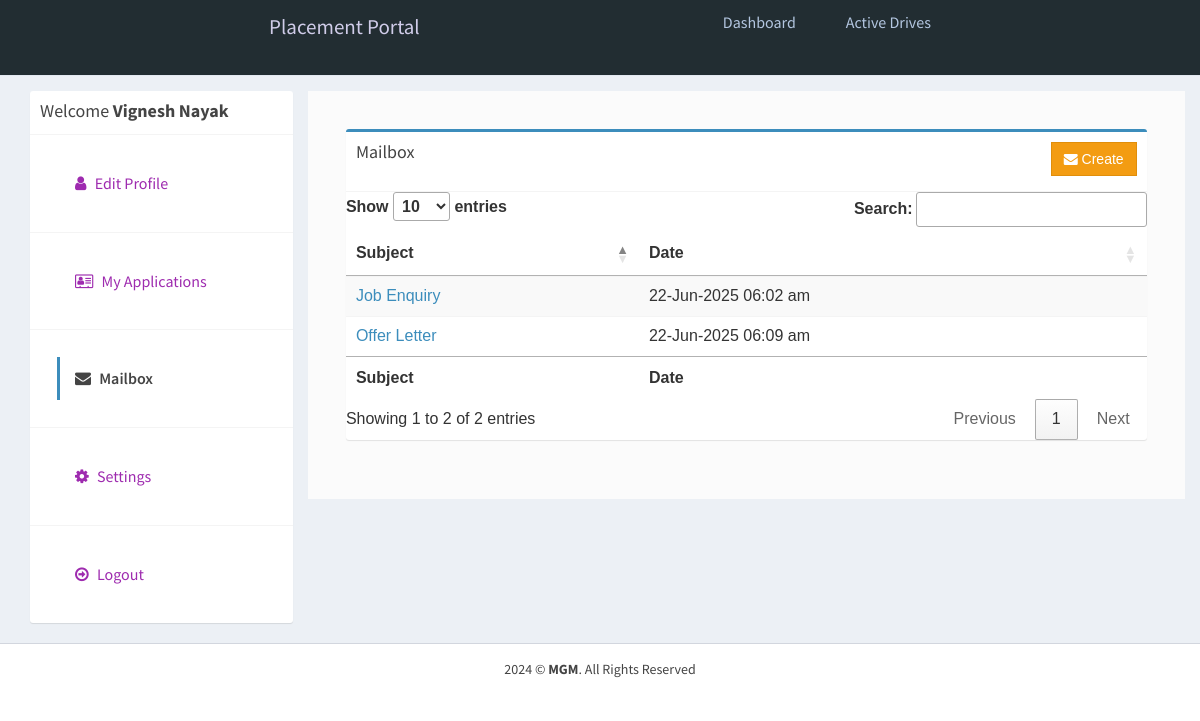
The page /user/mailbox.php (signed in) on the database its author committed.
### tables this page shows
CREATE TABLE IF NOT EXISTS `mailbox` (
  `id_mailbox` int NOT NULL AUTO_INCREMENT,
  `id_fromuser` int NOT NULL,
  `fromuser` varchar(255) NOT NULL,
  `id_touser` int NOT NULL,
  `subject` varchar(255) NOT NULL,
  `message` text NOT NULL,
  `createdAt` timestamp NOT NULL DEFAULT CURRENT_TIMESTAMP,
  PRIMARY KEY (`id_mailbox`)
);

### user/mailbox.php (the view, shortened to what this page needs)
<?php
require_once("../db.php");
?>
<!DOCTYPE html>
<html>
<head>
  <link rel="stylesheet" href="https://cdnjs.cloudflare.com/ajax/libs/twitter-bootstrap/3.3.7/css/bootstrap.min.css">
  <link rel="stylesheet" href="https://cdnjs.cloudflare.com/ajax/libs/font-awesome/4.7.0/css/font-awesome.min.css">
  <link rel="stylesheet" href="https://cdnjs.cloudflare.com/ajax/libs/ionicons/2.0.1/css/ionicons.min.css">
  <link rel="stylesheet" href="../css/AdminLTE.min.css">
  <link rel="stylesheet" href="../css/_all-skins.min.css">
  <link rel="stylesheet" href="../css/custom.css">
  <link rel="stylesheet" href="https://cdn.datatables.net/1.10.15/css/jquery.dataTables.min.css">
</head>
<body class="hold-transition skin-green sidebar-mini">
  <div class="wrapper">
    <?php
    include 'header.php'
    ?>
    <div class="content-wrapper" style="margin-left: 0px;">
      <section id="candidates" class="content-header">
        <div class="container">
          <div class="row">
            <div class="col-md-3">
              <div class="box box-solid">
                <div class="box-header with-border">
                  <h3 class="box-title ">Welcome <b><?php echo $_SESSION['name']; ?></b></h3>
                </div>
                <div class="box-body no-padding">
                  <ul class="nav nav-pills nav-stacked ul1">
                    <li><a href="edit-profile.php"><i class="fa fa-user"></i> Edit Profile</a></li>
                    <li><a href="index.php"><i class="fa fa-address-card-o"></i> My Applications</a></li>
                    <li class="active"><a href="mailbox.php"><i class="fa fa-envelope"></i> Mailbox</a></li>
                    <li><a href="settings.php"><i class="fa fa-gear"></i> Settings</a></li>
                    <li><a href="../logout.php"><i class="fa fa-arrow-circle-o-right"></i> Logout</a></li>
                  </ul>
                </div>
              </div>
            </div>
            <div class="col-md-9 bg-white padding-2">
              <section class="content">
                <div class="row">
                  <div class="col-md-12">
                    <div class="box box-primary">
                      <div class="box-header with-border">
                        <h3 class="box-title" style="margin-bottom: 20px;">Mailbox</h3>
                        <div class="pull-right">
                          <a href="create-mail.php" class="btn btn-warning btn-flat"><i class="fa fa-envelope"></i> Create</a>
                        </div>
                      </div>
                      <div class="box-body no-padding">
                        <div class="table-responsive mailbox-messages">
                          <table id="example1" class="table table-hover table-striped">
                            <thead>
                              <tr>
                                <th>Subject</th>
                                <th>Date</th>
                              </tr>
                            </thead>
                            <tbody>
                              <?php
                              $sql = "SELECT * FROM mailbox WHERE id_fromuser='$_SESSION[id_user]' OR id_touser='$_SESSION[id_user]'";
                              $result = $conn->query($sql);
                              if ($result->num_rows >  0) {
                                while ($row = $result->fetch_assoc()) {
                              ?>
                                  <tr>
                                    <td class="mailbox-subject"><a href="read-mail.php?id_mail=<?php echo $row['id_mailbox']; ?>"><?php echo $row['subject']; ?></a></td>
                                    <td class="mailbox-date"><?php echo date("d-M-Y h:i a", strtotime($row['createdAt'])); ?></td>
                                  </tr>
                              <?php
                                }
                              }
                              ?>
                            </tbody>
                            <tfoot>
                              <tr>
                                <th>Subject</th>
                                <th>Date</th>
                              </tr>
                            </tfoot>
                          </table>
                        </div>
                      </div>
                    </div>
                  </div>
                </div>
              </section>
            </div>
          </div>
        </div>
      </section>
    </div>
    <footer class="main-footer" style="margin-left: 0px;">
      <div class="text-center">
      2024  &copy; <strong><span>MGM</span></strong>. All Rights Reserved
      </div>
    </footer>
  </div>
</body>
</html>

### css/custom.css (style rules this page uses)
.padding-2 { padding: 2%; }
.bg-white { background-color:#fbfbfb; margin-left: 0%; }
.box { font-size: medium; font-family: sans-serif; }
li { color: aqua; }

### user/header.php (style rules this page uses)
* { margin: 0; padding: 0; box-sizing: border-box; }
html { font-size: 62.5%; font-family: 'Roboto', sans-serif; }
li { list-style: none; }
a { text-decoration: none; left: 0px; }

### user/mailbox.php (style rules this page uses)
.box { font-size: medium; font-family: sans-serif; }
li { color: aqua; }

### rows shown on the page
mailbox: subject "Job Enquiry", createdAt "22-Jun-2025 06:02 am"
mailbox: subject "Offer Letter", createdAt "22-Jun-2025 06:09 am"

### other values the page prints
$_SESSION['name'] "Vignesh Nayak"
